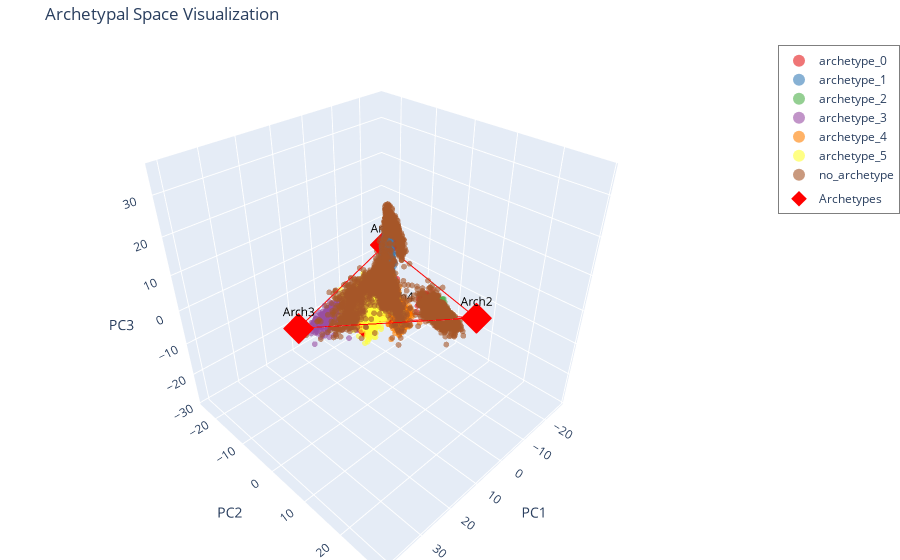
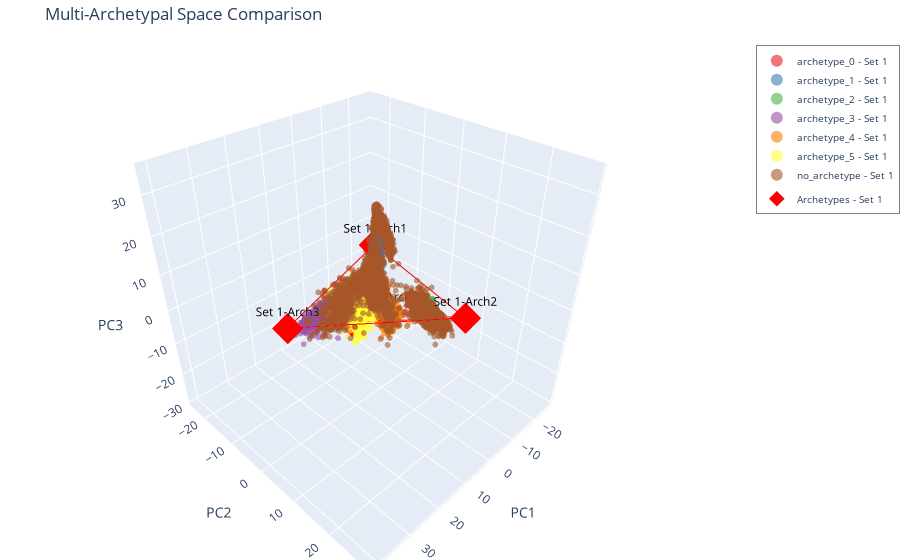

Here is the notebook cell these charts were saved with, in order:
### Markdown cell above
## Step 2: Archetypal Space Visualizations

### Code cell
print("Creating archetypal space plots...")

# 2D archetypal space (basic) - Plotly
print("  [1/3] 2D archetypal space...")
fig = pc.pl.archetypal_space(
    adata,
    color_by='archetypes',  # Color by archetype assignment
    save_path='archetypal_space_2d.png' if save_plots else None,
)
fig.show()

# 2D archetypal space with multiple colorings - Plotly
print("  [2/3] Multi-colored archetypal space...")
if 'cell_type' in adata.obs.columns:
    color_options = ['archetypes', 'cell_type']
else:
    color_options = ['archetypes']

# archetypal_space_multi expects a list of adata objects
fig = pc.pl.archetypal_space_multi(
    [adata],  # List of adata objects
    color_by=color_options,
    save_path='archetypal_space_multi.png' if save_plots else None,
)
fig.show()

# 3D archetypal space - Plotly
print("  [3/3] 3D archetypal space...")
fig = pc.pl.archetype_positions_3d(
    adata,
    save_path='archetypal_space_3d.png' if save_plots else None,
)
fig.show()

### Figure 1 — Plotly figure (JSON) as saved in the notebook; plotly's stock layout.template omitted (floating-point values rounded to 4 significant figures; data arrays with more than 128 entries replaced by an {"elided": "..."} marker saying what was removed)
{"data": [{"hovertemplate": "<b>PC1:</b> %{x:.2f}<br><b>PC2:</b> %{y:.2f}<br><b>PC3:</b> %{z:.2f}<br><b>archetypes:</b> archetype_0<extra></extra>", "legendgroup": "cells", "marker": {"color": "rgb(228,26,28)", "line": {"width": 0}, "opacity": 0.6, "size": 2}, "mode": "markers", "name": "archetype_0", "type": "scatter3d", "x": {"elided": "596 float values"}, "y": {"elided": "596 float values"}, "z": {"elided": "596 float values"}}, {"hovertemplate": "<b>PC1:</b> %{x:.2f}<br><b>PC2:</b> %{y:.2f}<br><b>PC3:</b> %{z:.2f}<br><b>archetypes:</b> archetype_1<extra></extra>", "legendgroup": "cells", "marker": {"color": "rgb(55,126,184)", "line": {"width": 0}, "opacity": 0.6, "size": 2}, "mode": "markers", "name": "archetype_1", "type": "scatter3d", "x": {"elided": "826 float values"}, "y": {"elided": "826 float values"}, "z": {"elided": "826 float values"}}, {"hovertemplate": "<b>PC1:</b> %{x:.2f}<br><b>PC2:</b> %{y:.2f}<br><b>PC3:</b> %{z:.2f}<br><b>archetypes:</b> archetype_2<extra></extra>", "legendgroup": "cells", "marker": {"color": "rgb(77,175,74)", "line": {"width": 0}, "opacity": 0.6, "size": 2}, "mode": "markers", "name": "archetype_2", "type": "scatter3d", "x": {"elided": "854 float values"}, "y": {"elided": "854 float values"}, "z": {"elided": "854 float values"}}, {"hovertemplate": "<b>PC1:</b> %{x:.2f}<br><b>PC2:</b> %{y:.2f}<br><b>PC3:</b> %{z:.2f}<br><b>archetypes:</b> archetype_3<extra></extra>", "legendgroup": "cells", "marker": {"color": "rgb(152,78,163)", "line": {"width": 0}, "opacity": 0.6, "size": 2}, "mode": "markers", "name": "archetype_3", "type": "scatter3d", "x": {"elided": "1000 float values"}, "y": {"elided": "1000 float values"}, "z": {"elided": "1000 float values"}}, {"hovertemplate": "<b>PC1:</b> %{x:.2f}<br><b>PC2:</b> %{y:.2f}<br><b>PC3:</b> %{z:.2f}<br><b>archetypes:</b> archetype_4<extra></extra>", "legendgroup": "cells", "marker": {"color": "rgb(255,127,0)", "line": {"width": 0}, "opacity": 0.6, "size": 2}, "mode": "markers", "name": "archetype_4", "type": "scatter3d", "x": {"elided": "879 float values"}, "y": {"elided": "879 float values"}, "z": {"elided": "879 float values"}}, {"hovertemplate": "<b>PC1:</b> %{x:.2f}<br><b>PC2:</b> %{y:.2f}<br><b>PC3:</b> %{z:.2f}<br><b>archetypes:</b> archetype_5<extra></extra>", "legendgroup": "cells", "marker": {"color": "rgb(255,255,51)", "line": {"width": 0}, "opacity": 0.6, "size": 2}, "mode": "markers", "name": "archetype_5", "type": "scatter3d", "x": {"elided": "848 float values"}, "y": {"elided": "848 float values"}, "z": {"elided": "848 float values"}}, {"hovertemplate": "<b>PC1:</b> %{x:.2f}<br><b>PC2:</b> %{y:.2f}<br><b>PC3:</b> %{z:.2f}<br><b>archetypes:</b> no_archetype<extra></extra>", "legendgroup": "cells", "marker": {"color": "rgb(166,86,40)", "line": {"width": 0}, "opacity": 0.6, "size": 2}, "mode": "markers", "name": "no_archetype", "type": "scatter3d", "x": {"elided": "4997 float values"}, "y": {"elided": "4997 float values"}, "z": {"elided": "4997 float values"}}, {"hovertemplate": "<b>Archetype %{text}</b><br><b>PC1:</b> %{x:.2f}<br><b>PC2:</b> %{y:.2f}<br><b>PC3:</b> %{z:.2f}<extra></extra>", "marker": {"color": "red", "size": 8, "symbol": "diamond"}, "mode": "markers+text", "name": "Archetypes", "text": ["Arch1", "Arch2", "Arch3", "Arch4", "Arch5"], "textfont": {"color": "black", "size": 12}, "textposition": "top center", "type": "scatter3d", "x": [-9.075, -4.819, 28.7, -7.498, 2.451], "y": [-9.619, 17.99, -2.284, -4.425, -7.04], "z": [5.89, 2.039, 3.176, -12.05, -11.62]}, {"hoverinfo": "skip", "line": {"color": "red", "width": 2}, "mode": "lines", "showlegend": false, "type": "scatter3d", "x": [-9.075, -4.819], "y": [-9.619, 17.99], "z": [5.89, 2.039]}, {"hoverinfo": "skip", "line": {"color": "red", "width": 2}, "mode": "lines", "showlegend": false, "type": "scatter3d", "x": [-9.075, 28.7], "y": [-9.619, -2.284], "z": [5.89, 3.176]}, {"hoverinfo": "skip", "line": {"color": "red", "width": 2}, "mode": "lines", "showlegend": false, "type": "scatter3d", "x": [-9.075, -7.498], "y": [-9.619, -4.425], "z": [5.89, -12.05]}, {"hoverinfo": "skip", "line": {"color": "red", "width": 2}, "mode": "lines", "showlegend": false, "type": "scatter3d", "x": [-9.075, 2.451], "y": [-9.619, -7.04], "z": [5.89, -11.62]}, {"hoverinfo": "skip", "line": {"color": "red", "width": 2}, "mode": "lines", "showlegend": false, "type": "scatter3d", "x": [-4.819, 28.7], "y": [17.99, -2.284], "z": [2.039, 3.176]}, {"hoverinfo": "skip", "line": {"color": "red", "width": 2}, "mode": "lines", "showlegend": false, "type": "scatter3d", "x": [-4.819, -7.498], "y": [17.99, -4.425], "z": [2.039, -12.05]}, {"hoverinfo": "skip", "line": {"color": "red", "width": 2}, "mode": "lines", "showlegend": false, "type": "scatter3d", "x": [-4.819, 2.451], "y": [17.99, -7.04], "z": [2.039, -11.62]}, {"hoverinfo": "skip", "line": {"color": "red", "width": 2}, "mode": "lines", "showlegend": false, "type": "scatter3d", "x": [28.7, -7.498], "y": [-2.284, -4.425], "z": [3.176, -12.05]}, {"hoverinfo": "skip", "line": {"color": "red", "width": 2}, "mode": "lines", "showlegend": false, "type": "scatter3d", "x": [28.7, 2.451], "y": [-2.284, -7.04], "z": [3.176, -11.62]}, {"hoverinfo": "skip", "line": {"color": "red", "width": 2}, "mode": "lines", "showlegend": false, "type": "scatter3d", "x": [-7.498, 2.451], "y": [-4.425, -7.04], "z": [-12.05, -11.62]}], "layout": {"legend": {"bgcolor": "rgba(255, 255, 255, 0.9)", "bordercolor": "rgba(0, 0, 0, 0.5)", "borderwidth": 1, "font": {"size": 12}, "itemsizing": "constant", "itemwidth": 30, "tracegroupgap": 5, "x": 1.02, "xanchor": "left", "y": 0.99, "yanchor": "top"}, "margin": {"b": 0, "l": 0, "r": 0, "t": 40}, "scene": {"aspectmode": "cube", "xaxis": {"range": [-28.44, 42.73], "title": {"text": "PC1"}}, "yaxis": {"range": [-26.03, 30.27], "title": {"text": "PC2"}}, "zaxis": {"range": [-30.68, 37.05], "title": {"text": "PC3"}}}, "title": {"text": "Archetypal Space Visualization"}}}

### Figure 2 — Plotly figure (JSON) as saved in the notebook; plotly's stock layout.template omitted (floating-point values rounded to 4 significant figures; data arrays with more than 128 entries replaced by an {"elided": "..."} marker saying what was removed)
{"data": [{"hovertemplate": "<b>Set 1</b><br><b>archetype_0</b><br><b>PC1:</b> %{x:.2f}<br><b>PC2:</b> %{y:.2f}<br><b>PC3:</b> %{z:.2f}<extra></extra>", "legendgroup": "cells_0", "marker": {"color": "rgb(228,26,28)", "opacity": 0.6, "size": 2}, "mode": "markers", "name": "archetype_0 - Set 1", "type": "scatter3d", "x": {"elided": "596 float values"}, "y": {"elided": "596 float values"}, "z": {"elided": "596 float values"}}, {"hovertemplate": "<b>Set 1</b><br><b>archetype_1</b><br><b>PC1:</b> %{x:.2f}<br><b>PC2:</b> %{y:.2f}<br><b>PC3:</b> %{z:.2f}<extra></extra>", "legendgroup": "cells_0", "marker": {"color": "rgb(55,126,184)", "opacity": 0.6, "size": 2}, "mode": "markers", "name": "archetype_1 - Set 1", "type": "scatter3d", "x": {"elided": "826 float values"}, "y": {"elided": "826 float values"}, "z": {"elided": "826 float values"}}, {"hovertemplate": "<b>Set 1</b><br><b>archetype_2</b><br><b>PC1:</b> %{x:.2f}<br><b>PC2:</b> %{y:.2f}<br><b>PC3:</b> %{z:.2f}<extra></extra>", "legendgroup": "cells_0", "marker": {"color": "rgb(77,175,74)", "opacity": 0.6, "size": 2}, "mode": "markers", "name": "archetype_2 - Set 1", "type": "scatter3d", "x": {"elided": "854 float values"}, "y": {"elided": "854 float values"}, "z": {"elided": "854 float values"}}, {"hovertemplate": "<b>Set 1</b><br><b>archetype_3</b><br><b>PC1:</b> %{x:.2f}<br><b>PC2:</b> %{y:.2f}<br><b>PC3:</b> %{z:.2f}<extra></extra>", "legendgroup": "cells_0", "marker": {"color": "rgb(152,78,163)", "opacity": 0.6, "size": 2}, "mode": "markers", "name": "archetype_3 - Set 1", "type": "scatter3d", "x": {"elided": "1000 float values"}, "y": {"elided": "1000 float values"}, "z": {"elided": "1000 float values"}}, {"hovertemplate": "<b>Set 1</b><br><b>archetype_4</b><br><b>PC1:</b> %{x:.2f}<br><b>PC2:</b> %{y:.2f}<br><b>PC3:</b> %{z:.2f}<extra></extra>", "legendgroup": "cells_0", "marker": {"color": "rgb(255,127,0)", "opacity": 0.6, "size": 2}, "mode": "markers", "name": "archetype_4 - Set 1", "type": "scatter3d", "x": {"elided": "879 float values"}, "y": {"elided": "879 float values"}, "z": {"elided": "879 float values"}}, {"hovertemplate": "<b>Set 1</b><br><b>archetype_5</b><br><b>PC1:</b> %{x:.2f}<br><b>PC2:</b> %{y:.2f}<br><b>PC3:</b> %{z:.2f}<extra></extra>", "legendgroup": "cells_0", "marker": {"color": "rgb(255,255,51)", "opacity": 0.6, "size": 2}, "mode": "markers", "name": "archetype_5 - Set 1", "type": "scatter3d", "x": {"elided": "848 float values"}, "y": {"elided": "848 float values"}, "z": {"elided": "848 float values"}}, {"hovertemplate": "<b>Set 1</b><br><b>no_archetype</b><br><b>PC1:</b> %{x:.2f}<br><b>PC2:</b> %{y:.2f}<br><b>PC3:</b> %{z:.2f}<extra></extra>", "legendgroup": "cells_0", "marker": {"color": "rgb(166,86,40)", "opacity": 0.6, "size": 2}, "mode": "markers", "name": "no_archetype - Set 1", "type": "scatter3d", "x": {"elided": "4997 float values"}, "y": {"elided": "4997 float values"}, "z": {"elided": "4997 float values"}}, {"hovertemplate": "<b>%{text}</b><br><b>PC1:</b> %{x:.2f}<br><b>PC2:</b> %{y:.2f}<br><b>PC3:</b> %{z:.2f}<extra></extra>", "marker": {"color": "red", "size": 8, "symbol": "diamond"}, "mode": "markers+text", "name": "Archetypes - Set 1", "text": ["Set 1-Arch1", "Set 1-Arch2", "Set 1-Arch3", "Set 1-Arch4", "Set 1-Arch5"], "textfont": {"color": "black", "size": 12}, "textposition": "top center", "type": "scatter3d", "x": [-9.075, -4.819, 28.7, -7.498, 2.451], "y": [-9.619, 17.99, -2.284, -4.425, -7.04], "z": [5.89, 2.039, 3.176, -12.05, -11.62]}, {"hoverinfo": "skip", "line": {"color": "red", "width": 2}, "mode": "lines", "showlegend": false, "type": "scatter3d", "x": [-9.075, -4.819], "y": [-9.619, 17.99], "z": [5.89, 2.039]}, {"hoverinfo": "skip", "line": {"color": "red", "width": 2}, "mode": "lines", "showlegend": false, "type": "scatter3d", "x": [-9.075, 28.7], "y": [-9.619, -2.284], "z": [5.89, 3.176]}, {"hoverinfo": "skip", "line": {"color": "red", "width": 2}, "mode": "lines", "showlegend": false, "type": "scatter3d", "x": [-9.075, -7.498], "y": [-9.619, -4.425], "z": [5.89, -12.05]}, {"hoverinfo": "skip", "line": {"color": "red", "width": 2}, "mode": "lines", "showlegend": false, "type": "scatter3d", "x": [-9.075, 2.451], "y": [-9.619, -7.04], "z": [5.89, -11.62]}, {"hoverinfo": "skip", "line": {"color": "red", "width": 2}, "mode": "lines", "showlegend": false, "type": "scatter3d", "x": [-4.819, 28.7], "y": [17.99, -2.284], "z": [2.039, 3.176]}, {"hoverinfo": "skip", "line": {"color": "red", "width": 2}, "mode": "lines", "showlegend": false, "type": "scatter3d", "x": [-4.819, -7.498], "y": [17.99, -4.425], "z": [2.039, -12.05]}, {"hoverinfo": "skip", "line": {"color": "red", "width": 2}, "mode": "lines", "showlegend": false, "type": "scatter3d", "x": [-4.819, 2.451], "y": [17.99, -7.04], "z": [2.039, -11.62]}, {"hoverinfo": "skip", "line": {"color": "red", "width": 2}, "mode": "lines", "showlegend": false, "type": "scatter3d", "x": [28.7, -7.498], "y": [-2.284, -4.425], "z": [3.176, -12.05]}, {"hoverinfo": "skip", "line": {"color": "red", "width": 2}, "mode": "lines", "showlegend": false, "type": "scatter3d", "x": [28.7, 2.451], "y": [-2.284, -7.04], "z": [3.176, -11.62]}, {"hoverinfo": "skip", "line": {"color": "red", "width": 2}, "mode": "lines", "showlegend": false, "type": "scatter3d", "x": [-7.498, 2.451], "y": [-4.425, -7.04], "z": [-12.05, -11.62]}], "layout": {"legend": {"bgcolor": "rgba(255, 255, 255, 0.9)", "bordercolor": "rgba(0, 0, 0, 0.5)", "borderwidth": 1, "font": {"size": 10}, "itemsizing": "constant", "tracegroupgap": 5, "x": 1.02, "xanchor": "left", "y": 0.99, "yanchor": "top"}, "margin": {"b": 0, "l": 0, "r": 0, "t": 40}, "scene": {"aspectmode": "cube", "xaxis": {"range": [-28.44, 42.73], "title": {"text": "PC1"}}, "yaxis": {"range": [-26.03, 30.27], "title": {"text": "PC2"}}, "zaxis": {"range": [-30.68, 37.05], "title": {"text": "PC3"}}}, "title": {"text": "Multi-Archetypal Space Comparison"}}}
